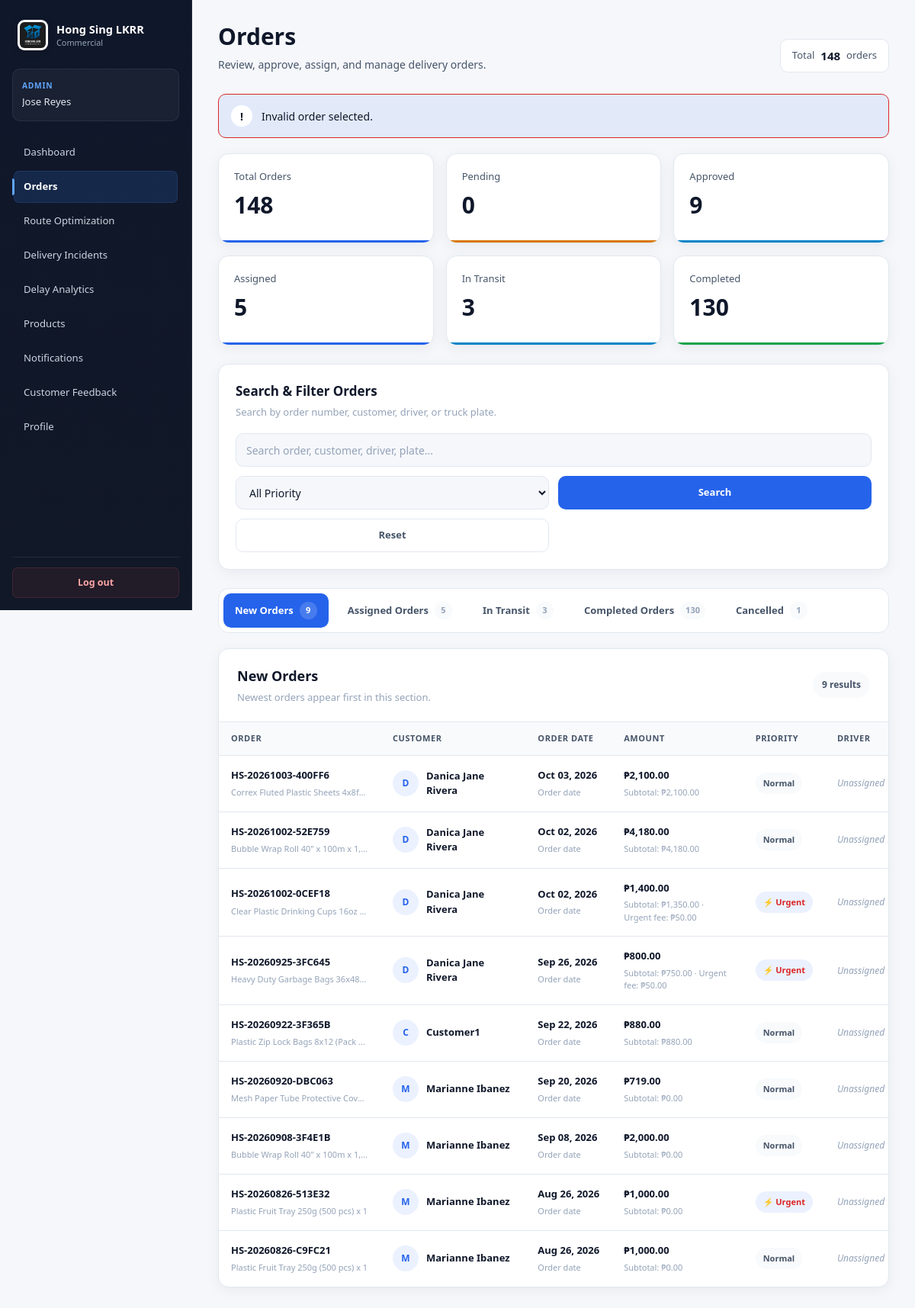
Screenshot of /admin/orders.php?error=invalid_order (signed in) with the database file from the repository.
### tables this page shows
CREATE TABLE `order` (
  `order_id` int(11) NOT NULL,
  `order_number` varchar(50) NOT NULL,
  `customer_id` int(11) NOT NULL,
  `driver_id` int(11) DEFAULT NULL,
  `truck_id` int(11) DEFAULT NULL,
  `route_id` int(11) DEFAULT NULL,
  `item_description` text NOT NULL,
  `subtotal` decimal(10,2) NOT NULL DEFAULT 0.00,
  `urgent_fee` decimal(10,2) NOT NULL DEFAULT 0.00,
  `total_amount` decimal(10,2) NOT NULL,
  `total_weight` decimal(12,2) NOT NULL DEFAULT 0.00,
  `total_weight_kg` decimal(10,2) NOT NULL DEFAULT 0.00,
  `order_date` date NOT NULL,
  `expected_delivery_date` date DEFAULT NULL,
  `priority_level` enum('Normal','Urgent') NOT NULL DEFAULT 'Normal',
  `completion_status` enum('Pending','Approved','Assigned','Accepted','In Transit','Completed','Cancelled') NOT NULL DEFAULT 'Pending',
  `created_at` datetime NOT NULL DEFAULT current_timestamp(),
  `approved_at` datetime DEFAULT NULL,
  `assigned_at` datetime DEFAULT NULL,
  `accepted_at` datetime DEFAULT NULL,
  `started_at` datetime DEFAULT NULL,
  `completed_at` datetime DEFAULT NULL,
  `cancelled_at` datetime DEFAULT NULL
);

CREATE TABLE `customer` (
  `customer_id` int(11) NOT NULL,
  `full_name` varchar(100) NOT NULL,
  `email` varchar(100) NOT NULL,
  `email_verified` tinyint(1) NOT NULL DEFAULT 0,
  `email_verified_at` datetime DEFAULT NULL,
  `password_hash` varchar(255) NOT NULL,
  `phone_number` varchar(20) NOT NULL,
  `address` varchar(255) NOT NULL,
  `city` varchar(100) NOT NULL,
  `province` varchar(100) NOT NULL,
  `created_at` datetime NOT NULL DEFAULT current_timestamp(),
  `latitude` decimal(10,7) DEFAULT NULL,
  `longitude` decimal(10,7) DEFAULT NULL,
  `phone_verified` tinyint(1) NOT NULL DEFAULT 0,
  `phone_verified_at` datetime DEFAULT NULL
);

### admin/orders.php (the view, shortened to what the rows shown need)
<?php
$db = Database::getConnection();
$category = trim($_GET['category'] ?? 'new');
$page = max(1, (int) ($_GET['page'] ?? 1));
$perPage = 10;
$orderCategories = [
    'new' => [
        'label' => 'New Orders',
        'statuses' => ['Pending', 'Approved']
    ],
    'assigned' => [
        'label' => 'Assigned Orders',
        'statuses' => ['Assigned', 'Accepted']
    ],
    'transit' => [
        'label' => 'In Transit',
        'statuses' => ['In Transit']
    ],
    'completed' => [
        'label' => 'Completed Orders',
        'statuses' => ['Completed']
    ],
    'cancelled' => [
        'label' => 'Cancelled',
        'statuses' => ['Cancelled']
    ]
];
$activeCategory = $orderCategories[$category];
$where = [];
$params = [];
$statusPlaceholders = implode(
    ',',
    array_fill(0, count($activeCategory['statuses']), '?')
);
$where[] = "o.completion_status IN ($statusPlaceholders)";
foreach ($activeCategory['statuses'] as $status) {
    $params[] = $status;
}
$whereSql = implode(' AND ', $where);
$offset = ($page - 1) * $perPage;
$sql = "
    SELECT
        o.order_id,
        o.order_number,
        o.item_description,
        o.subtotal,
        o.urgent_fee,
        o.total_amount,
        o.order_date,
        o.priority_level,
        o.completion_status,
        o.driver_id,
        o.truck_id,
        c.full_name AS customer_name,
        d.full_name AS driver_name,
        t.plate_number,
        t.model
    FROM `order` o
    LEFT JOIN customer c ON c.customer_id = o.customer_id
    LEFT JOIN driver d ON d.driver_id = o.driver_id
    LEFT JOIN truck t ON t.truck_id = o.truck_id
    WHERE $whereSql
    ORDER BY
        CASE
            WHEN o.completion_status = 'Pending' THEN 1
            WHEN o.completion_status = 'Approved' THEN 2
            WHEN o.completion_status = 'Assigned' THEN 3
            WHEN o.completion_status = 'Accepted' THEN 4
            WHEN o.completion_status = 'In Transit' THEN 5
            WHEN o.completion_status = 'Completed' THEN 6
            WHEN o.completion_status = 'Cancelled' THEN 7
            ELSE 8
        END,
        o.order_id DESC
    LIMIT $perPage OFFSET $offset
";
$stmt = $db->prepare($sql);
$stmt->execute($params);
$orders = $stmt->fetchAll(PDO::FETCH_ASSOC);
?>
<!DOCTYPE html>
<html lang="en">
<head>
    <link
        rel="stylesheet"
        href="<?= BASE_URL ?>assets/css/theme.css"
    >
</head>
<body>
<?php
require __DIR__ . '/../includes/header.php';
?>
<main class="app-main">
    <div class="orders-page">
        <header class="orders-header">
            <div class="orders-header-content">
                <h1>Orders</h1>
            </div>
        </header>
        <section class="orders-filter-card">
            <div class="orders-filter-header">
                <h2>Search & Filter Orders</h2>
            </div>
        </section>
        <section class="orders-table-card">
            <div class="orders-table-header">
                <div class="orders-table-title">
                    <h2><?= htmlspecialchars($activeCategory['label']) ?></h2>
                </div>
            </div>
            <?php if (empty($orders)): ?>
                <div class="orders-empty">
                    <div class="orders-empty-icon">
                        ⌕
                    </div>
                    <h3>
                        No orders found
                    </h3>
                    <p>
                        Try changing your search or filter criteria.
                    </p>
                </div>
            <?php else: ?>
                <div class="orders-table-scroll">
                    <table class="orders-table">
                        <thead>
                            <tr>
                                <th>
                                    Order
                                </th>
                                <th>
                                    Customer
                                </th>
                                <th>
                                    Order Date
                                </th>
                                <th>
                                    Amount
                                </th>
                                <th>
                                    Priority
                                </th>
                                <th>
                                    Driver
                                </th>
                            </tr>
                        </thead>
                        <tbody>
                        <?php foreach ($orders as $order): ?>
                            <?php
                            $customerName =
                                trim($order['customer_name'] ?? '');
                            $customerInitial =
                                $customerName !== ''
                                    ? strtoupper(substr($customerName, 0, 1))
                                    : '?';
                            ?>
                            <tr>
                                <td>
                                    <span class="order-number">
                                        <?= htmlspecialchars(
                                            $order['order_number']
                                        ) ?>
                                    </span>
                                    <?php if (!empty($order['item_description'])): ?>
                                        <span class="order-description">
                                            <?= htmlspecialchars(
                                                $order['item_description']
                                            ) ?>
                                        </span>
                                    <?php endif; ?>
                                </td>
                                <td>
                                    <div class="customer-cell">
                                        <span class="customer-avatar">
                                            <?= htmlspecialchars(
                                                $customerInitial
                                            ) ?>
                                        </span>
                                        <span class="customer-name">
                                            <?= htmlspecialchars(
                                                $customerName !== ''
                                                    ? $customerName
                                                    : 'Unknown Customer'
                                            ) ?>
                                        </span>
                                    </div>
                                </td>
                                <td>
                                    <?php if (!empty($order['order_date'])): ?>
                                        <span class="date-main">
                                            <?= date(
                                                'M d, Y',
                                                strtotime($order['order_date'])
                                            ) ?>
                                        </span>
                                        <span class="date-label">
                                            Order date
                                        </span>
                                    <?php else: ?>
                                        <span class="unassigned">
                                            -
                                        </span>
                                    <?php endif; ?>
                                </td>
                                <td>
                                    <span class="assignment-main">
                                        ₱<?= number_format((float) $order['total_amount'], 2) ?>
                                    </span>
                                    <span class="assignment-sub">
                                        Subtotal: ₱<?= number_format((float) ($order['subtotal'] ?? $order['total_amount']), 2) ?>
                                        <?php if ((float) ($order['urgent_fee'] ?? 0) > 0): ?>
                                            · Urgent fee: ₱<?= number_format((float) $order['urgent_fee'], 2) ?>
                                        <?php endif; ?>
                                    </span>
                                </td>
                                <td>
                                    <?php if (
                                        $order['priority_level'] === 'Urgent'
                                    ): ?>
                                        <span class="orders-badge badge-urgent">
                                            ⚡ Urgent
                                        </span>
                                    <?php else: ?>
                                        <span class="orders-badge badge-normal">
                                            Normal
                                        </span>
                                    <?php endif; ?>
                                </td>
                                <td>
                                    <?php if (!empty($order['driver_name'])): ?>
                                        <span class="assignment-main">
                                            <?= htmlspecialchars(
                                                $order['driver_name']
                                            ) ?>
                                        </span>
                                        <span class="assignment-sub">
                                            Assigned driver
                                        </span>
                                    <?php else: ?>
                                        <span class="unassigned">
                                            Unassigned
                                        </span>
                                    <?php endif; ?>
                                </td>
                            </tr>
                        <?php endforeach; ?>
                        </tbody>
                    </table>
                </div>
            <?php endif; ?>
        </section>
    </div>
</main>
</div>
</body>
</html>

### rows the page displays
order: order_number "HS-20261003-400FF6", item_description "Correx Fluted Plastic Sheets 4x8f…", customer.full_name "D", customer.full_name "Danica Jane Rivera", order_date "Oct 03, 2026", total_amount "2,100.00", subtotal "2,100.00", priority_level "Normal"
order: order_number "HS-20261002-52E759", item_description "Bubble Wrap Roll 40\" x 100m x 1,…", customer.full_name "D", customer.full_name "Danica Jane Rivera", order_date "Oct 02, 2026", total_amount "4,180.00", subtotal "4,180.00", priority_level "Normal"
order: order_number "HS-20261002-0CEF18", item_description "Clear Plastic Drinking Cups 16oz…", customer.full_name "D", customer.full_name "Danica Jane Rivera", order_date "Oct 02, 2026", total_amount "1,400.00", subtotal "1,350.00", urgent_fee "50.00", priority_level "⚡ Urgent"
order: order_number "HS-20260925-3FC645", item_description "Heavy Duty Garbage Bags 36x48…", customer.full_name "D", customer.full_name "Danica Jane Rivera", order_date "Sep 26, 2026", total_amount "800.00", subtotal "750.00", urgent_fee "50.00", priority_level "⚡ Urgent"
order: order_number "HS-20260922-3F365B", item_description "Plastic Zip Lock Bags 8x12 (Pack…", customer.full_name "C", customer.full_name "Customer1", order_date "Sep 22, 2026", total_amount "880.00", subtotal "880.00", priority_level "Normal"
order: order_number "HS-20260920-DBC063", item_description "Mesh Paper Tube Protective Cov…", customer.full_name "M", customer.full_name "Marianne Ibanez", order_date "Sep 20, 2026", total_amount "719.00", subtotal "0.00", priority_level "Normal"
order: order_number "HS-20260908-3F4E1B", item_description "Bubble Wrap Roll 40\" x 100m x 1,…", customer.full_name "M", customer.full_name "Marianne Ibanez", order_date "Sep 08, 2026", total_amount "2,000.00", subtotal "0.00", priority_level "Normal"
order: order_number "HS-20260826-513E32", item_description "Plastic Fruit Tray 250g (500 pcs) x 1", customer.full_name "M", customer.full_name "Marianne Ibanez", order_date "Aug 26, 2026", total_amount "1,000.00", subtotal "0.00", priority_level "⚡ Urgent"
order: order_number "HS-20260826-C9FC21", item_description "Plastic Fruit Tray 250g (500 pcs) x 1", customer.full_name "M", customer.full_name "Marianne Ibanez", order_date "Aug 26, 2026", total_amount "1,000.00", subtotal "0.00", priority_level "Normal"

### other values shown
currentRole() "ADMIN"
$_SESSION['full_name'] "Jose Reyes"
$item['label'] "Dashboard"
$item['label'] "Orders"
$item['label'] "Route Optimization"
$item['label'] "Delivery Incidents"
$item['label'] "Delay Analytics"
$item['label'] "Products"
$item['label'] "Notifications"
$item['label'] "Customer Feedback"
$item['label'] "Profile"
$totalOrders "148"
$totalPending "0"
$totalApproved "9"
$totalAssigned "5"
